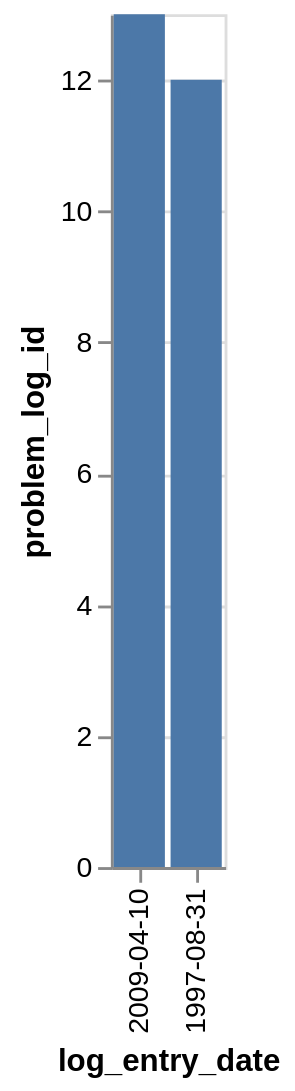

Vega-Lite specification stored for this chart:
### Vega-Lite specification from a JSON file in a GitHub repository (floating-point values rounded to 4 significant figures)
{"data": {"values": [{"x_data": "1997-08-31", "y_data": 12}, {"x_data": "2009-04-10", "y_data": 13}]}, "mark": "bar", "encoding": {"x": {"field": "x_data", "type": "nominal", "title": "log_entry_date", "sort": {"op": "sum", "field": "y_data", "order": "descending"}}, "y": {"field": "y_data", "type": "quantitative", "title": "problem_log_id"}}}
